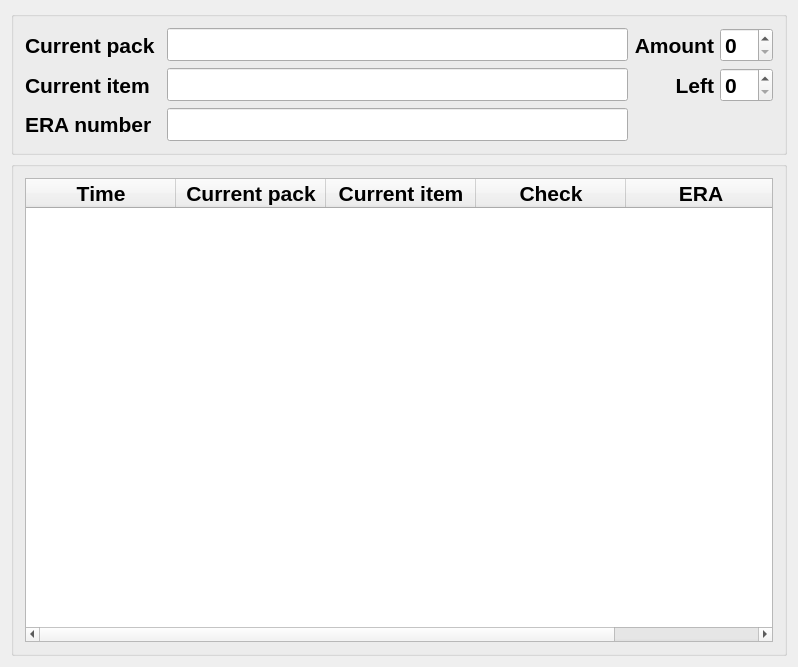
<?xml version="1.0" encoding="UTF-8"?>
<ui version="4.0">
 <class>MainWindow</class>
 <widget class="QMainWindow" name="MainWindow">
  <property name="geometry">
   <rect>
    <x>0</x>
    <y>0</y>
    <width>798</width>
    <height>667</height>
   </rect>
  </property>
  <property name="windowTitle">
   <string>PackControlApplication (30-04-2014) V1.0</string>
  </property>
  <widget class="QWidget" name="centralWidget">
   <layout class="QVBoxLayout" name="verticalLayout">
    <item>
     <widget class="QGroupBox" name="groupBox_Input">
      <property name="title">
       <string/>
      </property>
      <layout class="QGridLayout" name="gridLayout">
       <item row="0" column="0">
        <widget class="QLabel" name="label_Cur_Pack">
         <property name="font">
          <font>
           <pointsize>16</pointsize>
           <weight>75</weight>
           <bold>true</bold>
          </font>
         </property>
         <property name="text">
          <string>Current pack </string>
         </property>
        </widget>
       </item>
       <item row="0" column="1">
        <widget class="QLineEdit" name="lineEdit_Cur_Pack">
         <property name="font">
          <font>
           <pointsize>16</pointsize>
           <weight>75</weight>
           <bold>true</bold>
          </font>
         </property>
         <property name="inputMask">
          <string/>
         </property>
         <property name="text">
          <string/>
         </property>
         <property name="maxLength">
          <number>50</number>
         </property>
         <property name="placeholderText">
          <string notr="true"/>
         </property>
        </widget>
       </item>
       <item row="0" column="3" colspan="2">
        <widget class="QLabel" name="label_Amount">
         <property name="font">
          <font>
           <pointsize>16</pointsize>
           <weight>75</weight>
           <bold>true</bold>
          </font>
         </property>
         <property name="text">
          <string>Amount</string>
         </property>
         <property name="alignment">
          <set>Qt::AlignRight|Qt::AlignTrailing|Qt::AlignVCenter</set>
         </property>
        </widget>
       </item>
       <item row="0" column="5">
        <widget class="QSpinBox" name="spinBox_Amount">
         <property name="font">
          <font>
           <pointsize>16</pointsize>
           <weight>75</weight>
           <bold>true</bold>
          </font>
         </property>
        </widget>
       </item>
       <item row="1" column="0" rowspan="2">
        <widget class="QLabel" name="label_Cur_Item">
         <property name="font">
          <font>
           <pointsize>16</pointsize>
           <weight>75</weight>
           <bold>true</bold>
          </font>
         </property>
         <property name="text">
          <string>Current item</string>
         </property>
        </widget>
       </item>
       <item row="1" column="1" rowspan="2">
        <widget class="QLineEdit" name="lineEdit_Cur_Item">
         <property name="font">
          <font>
           <pointsize>16</pointsize>
           <weight>75</weight>
           <bold>true</bold>
          </font>
         </property>
         <property name="inputMask">
          <string notr="true"/>
         </property>
         <property name="maxLength">
          <number>50</number>
         </property>
         <property name="placeholderText">
          <string/>
         </property>
        </widget>
       </item>
       <item row="1" column="3" rowspan="2" colspan="2">
        <widget class="QLabel" name="label_Left">
         <property name="font">
          <font>
           <pointsize>16</pointsize>
           <weight>75</weight>
           <bold>true</bold>
          </font>
         </property>
         <property name="text">
          <string>Left</string>
         </property>
         <property name="alignment">
          <set>Qt::AlignRight|Qt::AlignTrailing|Qt::AlignVCenter</set>
         </property>
        </widget>
       </item>
       <item row="1" column="5" rowspan="2">
        <widget class="QSpinBox" name="spinBox_Left">
         <property name="font">
          <font>
           <pointsize>16</pointsize>
           <weight>75</weight>
           <bold>true</bold>
          </font>
         </property>
        </widget>
       </item>
       <item row="3" column="0">
        <widget class="QLabel" name="label_ERA_Number">
         <property name="font">
          <font>
           <pointsize>16</pointsize>
           <weight>75</weight>
           <bold>true</bold>
          </font>
         </property>
         <property name="text">
          <string>ERA number</string>
         </property>
        </widget>
       </item>
       <item row="3" column="1">
        <widget class="QLineEdit" name="lineEdit_ERA_Number">
         <property name="font">
          <font>
           <pointsize>16</pointsize>
           <weight>75</weight>
           <bold>true</bold>
          </font>
         </property>
         <property name="maxLength">
          <number>50</number>
         </property>
        </widget>
       </item>
      </layout>
     </widget>
    </item>
    <item>
     <widget class="QGroupBox" name="groupBox_Output">
      <property name="title">
       <string/>
      </property>
      <layout class="QHBoxLayout" name="horizontalLayout_2">
       <item>
        <widget class="QTableWidget" name="tableWidget">
         <property name="font">
          <font>
           <pointsize>16</pointsize>
           <weight>75</weight>
           <bold>true</bold>
          </font>
         </property>
         <property name="alternatingRowColors">
          <bool>true</bool>
         </property>
         <property name="wordWrap">
          <bool>true</bool>
         </property>
         <property name="cornerButtonEnabled">
          <bool>true</bool>
         </property>
         <attribute name="horizontalHeaderCascadingSectionResizes">
          <bool>true</bool>
         </attribute>
         <attribute name="horizontalHeaderDefaultSectionSize">
          <number>150</number>
         </attribute>
         <attribute name="horizontalHeaderMinimumSectionSize">
          <number>50</number>
         </attribute>
         <column>
          <property name="text">
           <string>Time</string>
          </property>
          <property name="font">
           <font>
            <pointsize>16</pointsize>
            <weight>75</weight>
            <bold>true</bold>
            <kerning>false</kerning>
           </font>
          </property>
         </column>
         <column>
          <property name="text">
           <string>Current pack</string>
          </property>
          <property name="font">
           <font>
            <family>MS Shell Dlg 2</family>
            <pointsize>16</pointsize>
            <weight>75</weight>
            <bold>true</bold>
            <kerning>false</kerning>
           </font>
          </property>
         </column>
         <column>
          <property name="text">
           <string>Current item</string>
          </property>
          <property name="font">
           <font>
            <pointsize>16</pointsize>
            <weight>75</weight>
            <bold>true</bold>
            <kerning>false</kerning>
           </font>
          </property>
         </column>
         <column>
          <property name="text">
           <string>Check</string>
          </property>
          <property name="font">
           <font>
            <family>MS Shell Dlg 2</family>
            <pointsize>16</pointsize>
            <weight>75</weight>
            <bold>true</bold>
            <kerning>false</kerning>
           </font>
          </property>
         </column>
         <column>
          <property name="text">
           <string>ERA</string>
          </property>
          <property name="font">
           <font>
            <pointsize>16</pointsize>
            <weight>75</weight>
            <bold>true</bold>
            <kerning>false</kerning>
           </font>
          </property>
         </column>
        </widget>
       </item>
      </layout>
     </widget>
    </item>
   </layout>
  </widget>
 </widget>
 <layoutdefault spacing="6" margin="11"/>
 <resources/>
 <connections/>
</ui>
